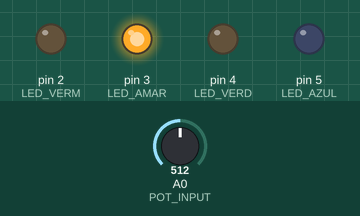
Bench run of a sketch on a simulated Arduino Uno, built with avr-gcc and run on an emulated ATmega328P. Shown: output pins drawn as LEDs (lit = HIGH). The test bench sets the inputs (shaded band); at power-on: A0 (POT_INPUT) = 512.

Above: at 1.2 s.
1.3 s: A0 (POT_INPUT) set to 500
At 1.9 s:
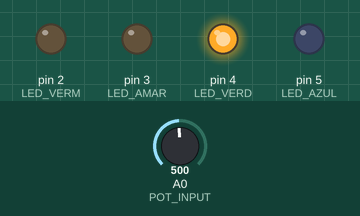
2.8 s: A0 (POT_INPUT) set to 270
4.3 s: A0 (POT_INPUT) set to 238
At 5.3 s:
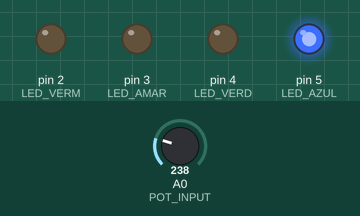
5.8 s: A0 (POT_INPUT) set to 775
At 6.5 s:
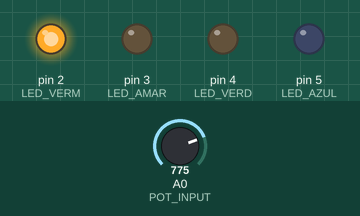
7.3 s: A0 (POT_INPUT) set to 751
At 7.6 s:
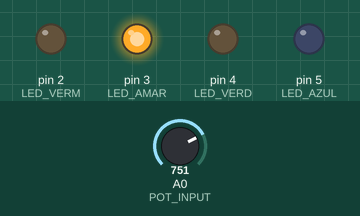
8.8 s: A0 (POT_INPUT) set to 900
At 10.0 s:
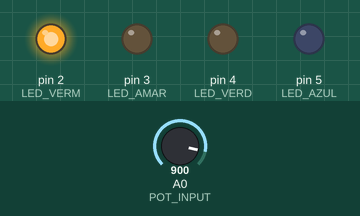
Timing chart, 0 to 11.3 s (numbered marks = the images above; inputs shaded):
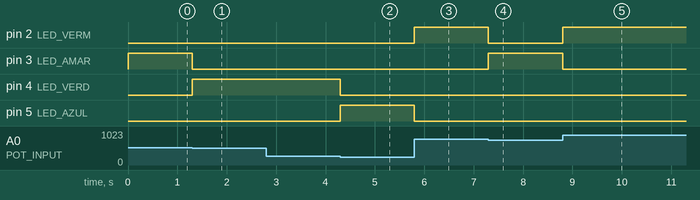

The sketch:

EXERCICIO_2.ino
```cpp
// NOMEANDO CONSTANTES

#define POT_INPUT A0
#define LED_VERM 2
#define LED_AMAR 3
#define LED_VERD 4
#define LED_AZUL 5

// DECLARAÇÃO DE VARIÁVEL

int potValue;

void setup() {
  pinMode(POT_INPUT, INPUT);
  pinMode(LED_VERM, OUTPUT);
  pinMode(LED_VERD, OUTPUT);
  pinMode(LED_AMAR, OUTPUT);
  pinMode(LED_AZUL, OUTPUT);
}


void loop() {
  potValue = analogRead(POT_INPUT);

  // FAIXA DE VALORES CORRESPONDE A DIVISÃO APROXIMADA DE 1023/4

  if (potValue < 255) {
    acenderLedAzul();
  } else if (potValue < 510) {
    acenderLedVerde();
  } else if (potValue < 765){
    acenderLedAmarelo();
  } else {
    acenderLedVermelho();
  }
}

// FUNÇÕES PARA MELHORAR LEGIBILIDADE NO VOID LOOP

void acenderLedVermelho() {
  digitalWrite(LED_VERM, HIGH);
  digitalWrite(LED_AMAR, LOW);
  digitalWrite(LED_VERD, LOW);
  digitalWrite(LED_AZUL, LOW);

}
void acenderLedVerde() {
  digitalWrite(LED_VERM, LOW);
  digitalWrite(LED_AMAR, LOW);
  digitalWrite(LED_VERD, HIGH);
  digitalWrite(LED_AZUL, LOW);

}
void acenderLedAmarelo() {
  digitalWrite(LED_VERM, LOW);
  digitalWrite(LED_AMAR, HIGH);
  digitalWrite(LED_VERD, LOW);
  digitalWrite(LED_AZUL, LOW);
}

void acenderLedAzul() {
  digitalWrite(LED_VERM, LOW);
  digitalWrite(LED_VERD, LOW);
  digitalWrite(LED_AMAR, LOW);
  digitalWrite(LED_AZUL, HIGH);
}
```

Measured:
- the behaviour switches between 510 and 509 on A0 (POT_INPUT) (found by bisection; images 0 and 1)
- the behaviour switches between 255 and 254 on A0 (POT_INPUT) (found by bisection; images 1 and 2)
- the behaviour switches between 765 and 764 on A0 (POT_INPUT) (found by bisection; images 3 and 4)
- after the input at 1.3 s, pin 3 (LED_AMAR): HIGH → LOW at once; pin 4 (LED_VERD): LOW → HIGH at once
- after the input at 2.8 s, every drawn part: stays the same
- after the input at 4.3 s, pin 4 (LED_VERD): HIGH → LOW at once; pin 5 (LED_AZUL): LOW → HIGH at once
- after the input at 5.8 s, pin 2 (LED_VERM): LOW → HIGH at once; pin 5 (LED_AZUL): HIGH → LOW at once
- after the input at 7.3 s, pin 2 (LED_VERM): HIGH → LOW at once; pin 3 (LED_AMAR): LOW → HIGH at once
- after the input at 8.8 s, pin 2 (LED_VERM): LOW → HIGH at once; pin 3 (LED_AMAR): HIGH → LOW at once
